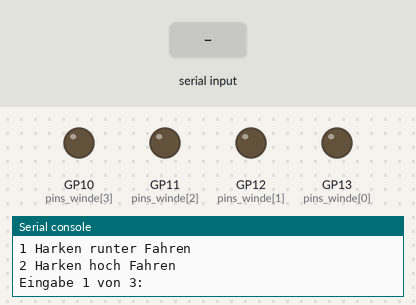
Recording of a program running on a simulated Raspberry Pi Pico running MicroPython. Parts: output pins drawn as LEDs (lit = HIGH), the last lines printed to the serial console. The test bench sets the inputs (shaded band).

Above: at 1.2 s.
1.3 s: "1" typed at the serial console, then Enter
2.8 s: "2" typed at the serial console, then Enter
4.3 s: "5" typed at the serial console, then Enter
At 5.1 s:
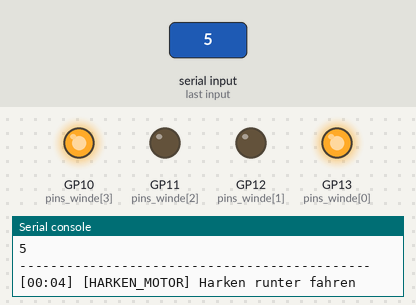
At 10.1 s:
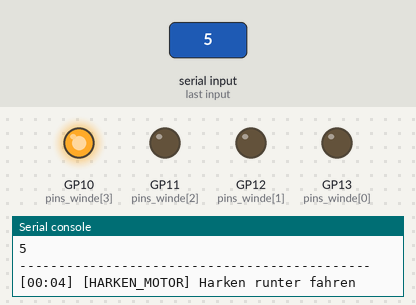
Timing chart, 0 to 20.8 s (numbered marks = the images above; inputs shaded):
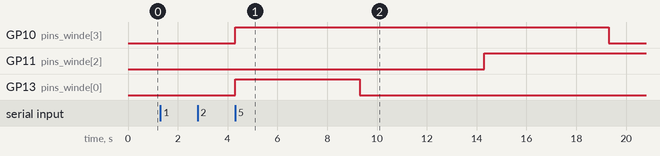

Measured:
- after the input at 4.3 s, GP10 (pins_winde[3]): LOW → HIGH at once, → LOW 15.0 s later; GP11 (pins_winde[2]): LOW → HIGH after 10.0 s; GP13 (pins_winde[0]): LOW → HIGH at once, → LOW 5.0 s later

The program:

_test_windenMotor_SelberFahren.py
```python
import windenMotor
import const
import logger
import utime

if __name__ == "__main__":
    while True:
        print("---------------------------------------------")
        print("1 Harken runter Fahren")
        print("2 Harken hoch Fahren")
        eingabe = input("Eingabe 1 von 3: ")
        print("Gebe eine strecke fue das Seil an (zb. 200) ")
        steps  	= int(input("Eingabe 2 von 3 : "))
        print("Gebe eine geschwindigkeit an (0.001 max speed)")
        speed   = float(input("Eingabe 3 von 3 : "))
        print("---------------------------------------------")

        if eingabe == "1":
            windenMotor.fahreHarkenRunter(steps, speed)
        elif eingabe == "2":
            windenMotor.fahreHarkenHoch(steps, speed)
        else :
            print("Fehleingabe")
```

windenMotor.py
```python
########################################################################################################
# Dieses Modul steuert ueber die Treiberplatine ULN 2003 den Schrittmotor 28BYJ-48
#
# ACHTUNG : Grossteil aus dieser Lib entnommen
#           https://github.com/IDWizard/uln2003/blob/master/uln2003.py
#
# @Status : Getestet Funktioniert
#
########################################################################################################

########################################################################################################
# Importiere von Module
########################################################################################################
from machine import Pin
import const
import logger
import time


########################################################################################################
#    Hier werden die GPIO Pins definiert
########################################################################################################
pins_winde = [
    Pin(const.gpio_windenMotorIn1, Pin.OUT),  # IN1
    Pin(const.gpio_windenMotorIn2, Pin.OUT),  # IN2
    Pin(const.gpio_windenMotorIn3, Pin.OUT),  # IN3
    Pin(const.gpio_windenMotorIn4, Pin.OUT),  # IN4
]

########################################################################################################
# Hier werden die Sequenz der 4 Wicklungen im 28BYJ-48 Motor festgelegt,
# so dass immmer der nächste Magnet im Motor greifen kann
# https://github.com/IDWizard/uln2003/blob/master/uln2003.py
# https://ben.akrin.com/driving-a-28byj-48-stepper-motor-uln2003-driver-with-a-raspberry-pi/
########################################################################################################
MOTOR_MAGNET_SEQ = [
    [1, 0, 0, 0],
    [1, 1, 0, 0],
    [0, 1, 0, 0],
    [0, 1, 1, 0],
    [0, 0, 1, 0],
    [0, 0, 1, 1],
    [0, 0, 0, 1],
    [1, 0, 0, 1],
]

########################################################################################################
# Diese Funktion setzt die Schrittmotorpins entsprechend der angegebenen Sequenz,
# um den Motor zu bewegen. Die Pins des Motors werden in der Reihenfolge der Sequenz
# geschaltet, um den nächsten Magneten im Motor zu aktivieren und so die Drehung
# des Motors zu steuern.
#
# Zum Verständniss : for pin, value in zip(pins_winde, sequence):
#                    So können in phyon offensichtlich zwei Listen gleichzeitig iteriert werden.
#                    Eig. wird nur die sequence liste auf die pins_winde liste gemaped
#
#
# 1. Die Sequenz besteht aus einer Liste von vier Werten, die den Zustand der vier Pins steuern.
# 2. Für jeden Pin in der Sequenz wird der Wert (0 oder 1) auf den entsprechenden Pin ausgegeben.
#
#
# @input sequence : Eine Liste von vier Werten, die die Wicklungsfolge abbildet
#
########################################################################################################
def set_step(sequence):
    for pin, value in zip(pins_winde, sequence):
        pin.value(value)

########################################################################################################
# Diese Funktion steuert den Schrittmotor für eine bestimmte Anzahl von Schritten,
# wobei die Richtung und die Verzögerung zwischen den Schritten angepasst werden können.
#
# 1. Die Anzahl der Schritte wird durch den Parameter 'steps' bestimmt.
# 2. Die Verzögerung zwischen den einzelnen Schritten wird durch den Parameter 'delay' festgelegt.
# 3. Die Richtung des Motors wird durch den Parameter 'direction' festgelegt:
#    - Wenn 'direction' == 1, wird der Motor in Vorwärtsrichtung bewegt.
#    - Wenn 'direction' != 1, wird der Motor in Rückwärtsrichtung bewegt (durch Umkehren der Sequenz).
# 4. In jedem Schritt wird die entsprechende Motorsequenz aktiviert, um den Motor vorwärts oder rückwärts
#    zu bewegen.
# 5. Nach jedem Schritt wird eine Pause gemäß der 'delay' angegebenen Zeit eingelegt, um die Geschwindigkeit
#    des Motors zu steuern.
#
# @input steps : Die Anzahl der Schritte, die der Motor machen soll.
# @input delay : Die Verzögerung in Sekunden zwischen den einzelnen Schritten.
# @input direction : Die Richtung, in die der Motor bewegt werden soll (1 für vorwärts, anderes für rückwärts).
#
########################################################################################################
def step_motor(steps, delay, direction):
    for _ in range(steps):
        for step in (MOTOR_MAGNET_SEQ if direction == 1 else reversed(MOTOR_MAGNET_SEQ)):
            set_step(step)
            time.sleep(delay)

########################################################################################################
# Setze alle Pins für den Motor auf 0
# Motor steht
########################################################################################################
def cleanup():
    set_step([0, 0, 0, 0])


########################################################################################################
# Diese Funktion bewegt den Windenmotor nach oben, um den Harken anzuheben.
#
# 1. Die Funktion 'step_motor' wird aufgerufen, um den Motor in die definierte Richtung
#    (angegeben durch 'richtungHarkenHoch') zu bewegen, wobei die Anzahl der Schritte und die Verzögerung
#    entsprechend den Werten in den Konstanten Datei  'stepsHarken' und 'delayHarken' festgelegt sind.
#
# ACHTUNG : Nur Experimentell rausgefunden. Ja nach gewicht am Harken verlaengert sich das
#           Garn oder der Motor "rutscht" mal durch. Auch wie viel Garn abgewickelt ist oder
#           ob das Garn "zufällig" gerade oder schreg gewickelt wird spielt ein große rolle
#
# 3. Nach Abschluss der Bewegung wird die Funktion 'cleanup' um den Motor zu stoppen
#
# @input steps : Die Anzahl der Schritte, die der Motor machen soll (Standardwert: const.stepsHarken).
# @input speed : Die Verzögerung zwischen den Schritten (Standardwert: const.delayHarken).
#
########################################################################################################
def fahreHarkenHoch(steps = const.stepsHarken, speed = const.delayHarken) :
    logger.log("Harken hoch fahren", "HARKEN_MOTOR")
    step_motor(steps, speed, const.richtungHarkenHoch)
    cleanup()

########################################################################################################
# Diese Funktion bewegt den Windenmotor nach unten, um den Harken abzulassen.
#
# 1. Die Funktion 'step_motor' wird aufgerufen, um den Motor in die definierte Richtung
#    (angegeben durch 'richtungHarkenRunter') zu bewegen, wobei die Anzahl der Schritte und die Verzögerung
#    entsprechend den Werten in den Konstanten Datei  'stepsHarken' und 'delayHarken' festgelegt sind.
#
# ACHTUNG : Nur Experimentell rausgefunden. Ja nach gewicht am Harken verlaengert sich das
#           Garn oder der Motor "rutscht" mal durch. Auch wie viel Garn abgewickelt ist oder
#           ob das Garn "zufällig" gerade oder schreg gewickelt wird spielt ein große rolle
#
# 3. Nach Abschluss der Bewegung wird die Funktion 'cleanup' um den Motor zu stoppen
#
# @input steps : Die Anzahl der Schritte, die der Motor machen soll (Standardwert: const.stepsHarken).
# @input speed : Die Verzögerung zwischen den Schritten (Standardwert: const.delayHarken).
#
########################################################################################################
def fahreHarkenRunter(steps = const.stepsHarken, speed = const.delayHarken) :
    logger.log("Harken runter fahren", "HARKEN_MOTOR")
    step_motor(steps, speed, const.richtungHarkenRunter)
    cleanup()
```

const.py
```python
########################################################################################################
# In dieser Datei sollen alle Globalen Variablen definiert werden. Dies dient dazu z.B Pin definitionen
# nicht über den gesamten Quelltext zu verteilen sonder zu Zentralisieren. Hierdurch koennen fehler wie
# doppeltbelegungen von Pins leichter gefunden werden. Durch Testen einzelner Module würde diese Art von
# fehler wahrscheinlich garnicht entdeckt werden können.
#
# Eine weiterer vorteil ist, dass bei der Feinjustierung des Krans (z.B. Geschwindigkeiten oder Warte-
# zeiten) nurnoch diese Zentrale Datei editiert und hochgeladen werden muss
########################################################################################################

########################################################################################################
# GPIO Pin belegung fuer die H-Bruecke L298N. In1 und 2 dienen für Out 1 und 2 wo der Elektromagnet
# Angeschlossen ist In 3 und 4 sowie der ENB Pin fuer die elektrifizierung der Gleise Out 3 und 4.
# Der ENB Pin kann den Ausgang OUT 3 - 4 komplett deaktivieren eignet sich d.h. für PWM
########################################################################################################
gpio_hBrueckeENB			= 20
gpio_hBrueckeIn4			= 19
gpio_hBrueckeIn3			= 18
gpio_hBrueckeIn2			= 17
gpio_hBrueckeIn1			= 16

########################################################################################################
# GPIO Pin belegung fuer Llichtschranke und Reet Schalter.
# ACHTUNG: Lichtschrankenausgabe ist "invertiert" zum erwartungswert. Kabelbruchsicher
########################################################################################################
gpio_LichtschrankeLesen		= 15	# Pin um Lichtschranke zu lesen
gpio_ReetSchalterLesen		= 14	# Pin um Reed Schlater zu lesen

########################################################################################################
# GPIO Pin fuer den Motor Treiber ULN2003 um den Windenmotor zu steuern.
# Der Windenmotor ist vom Typ 28BY-48 und hat 4 seperat steuerbare Wicklungen
########################################################################################################
gpio_windenMotorIn1			= 13
gpio_windenMotorIn2			= 12
gpio_windenMotorIn3			= 11
gpio_windenMotorIn4			= 10

########################################################################################################
# GPIO Pin fuer die Servomotoren SG90
# ACHTUNG : Ist deren Poti nicht in Grundstellung rotieren sie bei initialisierung sehr schnell
########################################################################################################
gpio_weichenMotor			= 5
gpio_turmMotor				= 4

########################################################################################################
# GPIO Pin um Elektromagnet zu steuern
# ACHTUNG : Aufgrund von Designaenderungen nun nicht mehr ueber GPIO 3
########################################################################################################
#gpio_harkenAktivieren		= 3		# Pin um den Elektromagneten einzuschalten

########################################################################################################
# GPIO Pins fuer die Stellwerk Kommunikation. Fuer details siehe Doku
# gpio_stellwReq : Pin schreibt anfrage ans Stellwerk.
# gpio_stellwAck : Fallende flanke an diesem Pin bedeutet OK
# gpio_simulationsStellwReq : Mit diesem Pin soll das Stellwerk Simuliert werden können
########################################################################################################
gpio_simulationsStellwReq	= 2
gpio_stellwReq				= 1
gpio_stellwAck				= 0		# Pin liesst Stellwerk antwort. Fallende Flanke Ok. Ohne Stellwerk mit GPIO 1 verbinden


########################################################################################################
# GLOBALEN
########################################################################################################

########################################################################################################
# Zeit in der die beiden Sensoren (Reedsschalter und Lichtschranke) innerhalb ihres eigenen Threads
# Zyklisch abgefragt werden sollen
########################################################################################################
sensorUeberwachungLoopSleepTimeMs = 1

########################################################################################################
# Windenmotor
########################################################################################################
stepsHarken 					= 1500				# Hierüber lässt sich einstellen wie viel Faden von der Winde abgewickelt werden soll. Je größer desto mehr.
stepsHarkenOffset				= 150               # Hier lässt sich die einstellen wie viel mehr Faden gegeben werden muss um den Boden zu erreichen. Differnez Boden zu Wagon
delayHarken 					= float(0.002)		# Geschwindigkeit mit der der Faden abgerollt werden soll. 0.001 max geschwindigkeit
richtungHarkenHoch				= 1					# Winde wickelt Faden auf
richtungHarkenRunter			= -1				# Winde wickelt Faden ab

########################################################################################################
# Turmmotor alt
########################################################################################################
#stepsTurn180Grad				= 260				# Hierüber lässt sich einstellen wie weit der Turm gedreht werden soll. 220 ca 180 Grad.
#delayTurn						= float(0.005)		# Geschwindigkeit mit der der Turm rotieren soll. 0.001 max geschwindigkeit
#speedTurmmotor					= 0.02				# Geschwindigkeit mit der der Turm rotieren soll. Besser nicht ueber 0.02

########################################################################################################
# H-Bruecken schaltrichtung
########################################################################################################
gleisstromZugRein				= 1					# Wie rum sollen die Gleise unter Strom. 1 == Zug Rein, 0 == Zug Raus
gelisstromZugRaus				= 0					# Wie rum sollen die Gleise unter Strom. 1 == Zug Rein, 0 == Zug Raus

########################################################################################################
# Weiche
# Die Werte fuer den PWM Winkel kommen aus  der Mail "micropython Programme" vom 25.09.2024 - 08:20
########################################################################################################
weichenMotorTraegerFrq			= 50				# Taeger Frequenz fuer Weichenmotor
endlageWeicheAuf				= 1500000			# PWM duty time fuer Weiche auf; Gibt Winkel an
endlageWeicheZu					= 1300000			# PWM duty time fuer Weiche zu; Gibt Winkel an

########################################################################################################
# Turmmotor neu
########################################################################################################
turmMotorGrad000				= 500000			# PWM duty fuer den Winkel des Turmmotors
turmMotorGrad090				= 1500000			# PWM duty fuer den Winkel des Turmmotors
turmMotorGrad180				= 2500000			# PWM duty fuer den Winkel des Turmmotors
speed_schrittweite_Turmmotor	= 5000				# Drehwinkel des Turms innerhalb eines Drehschrittes
verzoegerungTurmMotor			= 0.02				# Verlangsamt das drehen des Turmmotors in ns zwischen einem Drehschritt
richtungTurmDrehtRechts			= 1					# Turm dreht sich nach Rechts
richtungTurmDrehtLinks			= -1				# Turm dreht sich nach Links

########################################################################################################
# Stellwerk Simulation
########################################################################################################
stellwSimulationTasteSteigendeFlanke = "s" # Drücken dieser Taste erzeugt eine steigende Flanke
stellwSimulationTasteFallendeFlanke	 = "f" # Drücken dieser Taste erzeugt eine fallende Flanke

########################################################################################################
# Zug fahren
########################################################################################################
minZugSpeed						= 45				# Min duty time fuer schwarzen zug zum bewegen. In Prozent.
                                                    # Wahrscheinlich zwischen 40% und 45% NOCH ZU TESTEN!!!
abbruchsZeitInMs_ZugReinfahren 	= 3000				# In Ms. Nach dieser Zeit schaltet die H-Brücke ab. Damit Zug nicht zuweit fährt.
                                                    # Kann auch genutzt werden,  wenn Reed kontakt nicht ordentlich greift. Dann kann
                                                    # versucht werden über diesen Parameter den Zug unter den Kran zu stellen.
                                                    # Zeit in Millisekunden. WERT MUSS NOCH DURCH TESTEN RAUSGEFUNDEN WERDEN

abbruchsZeitInMs_ZugRausfahren  = 30000				# In Ms. Nach dieser Zeit schaltet die H-Brücke ab. Damit Zug nicht zuweit fährt.
                                                    # Diesmal nur beim Rausfahren.
```

Source omitted: logger.py (2590 bytes)
